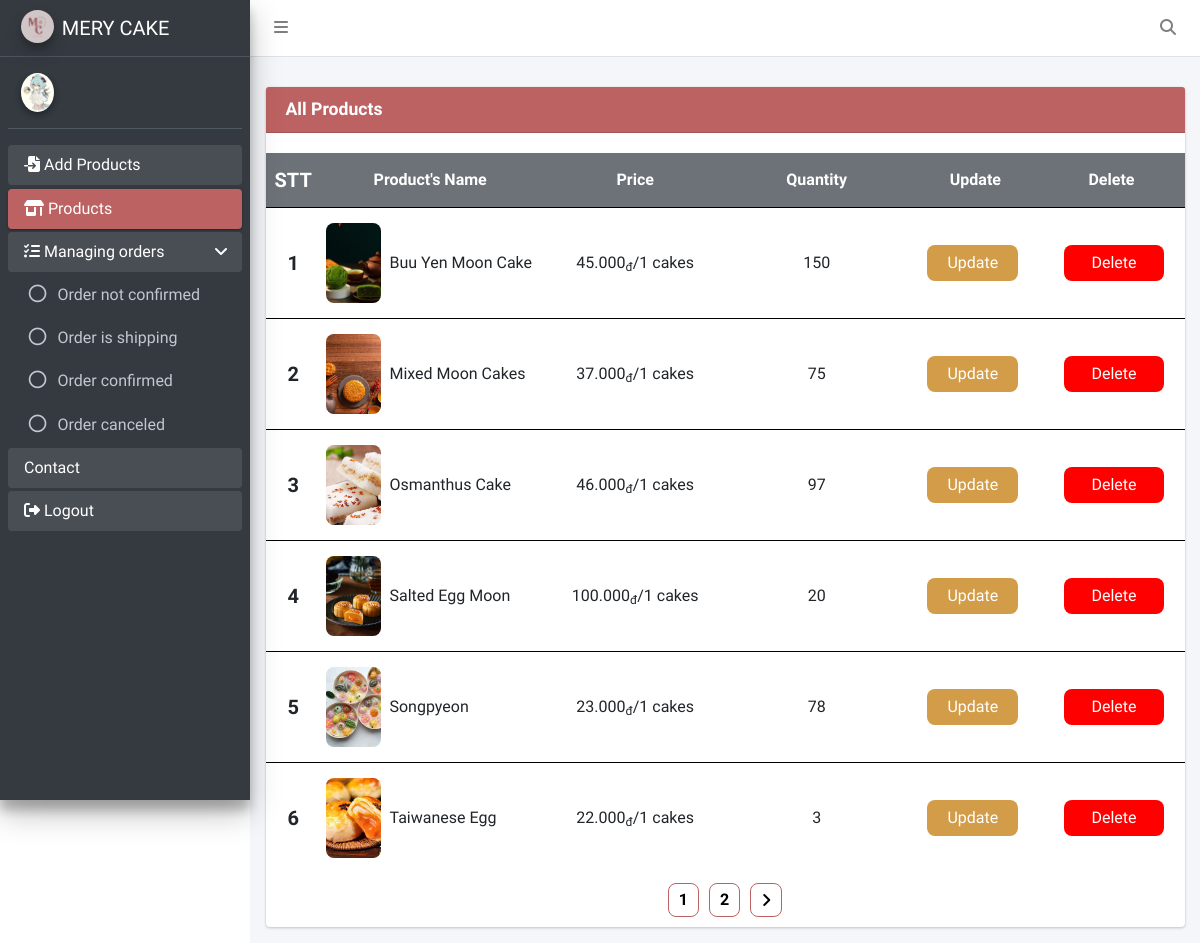
The app's page /view/admin_php/all_product.php with its own data.
### tables this page shows
CREATE TABLE `product` (
  `id` int(11) NOT NULL,
  `category_id` int(11) NOT NULL,
  `title` varchar(255) NOT NULL,
  `price` float NOT NULL,
  `discount` float NOT NULL,
  `description` text NOT NULL,
  `created_time` varchar(255) NOT NULL,
  `last_update` varchar(255) NOT NULL,
  `quantity` int(11) NOT NULL,
  `image` varchar(255) NOT NULL,
  `star` float NOT NULL,
  `Hot` varchar(255) NOT NULL COMMENT 'on: Hot\r\noff: no hot'
);

### db/connection.php (called while the page is built)
<?php
    class Connection{
        public $server = 'localhost';
        public $user = 'root';
        public $pass = '';
        public $database = 'do_an_cs2';
        function connect(){
            $con = new mysqli($this->server, $this->user,$this-> pass,$this-> database);
            if($con){
                mysqli_query($con, "SET NAMES 'utf8' ");
            }else{
                echo 'Kết nối không thành công';
            }
            return $con;
        }
    }
?>

### model/base.php (called while the page is built, shortened)
<?php
    class BaseModel{
        function execute($sql){
            $conn = new Connection();
            $cusor = mysqli_query($conn->connect(), $sql);
            return $cusor;
        }
        function select_all($table){
            $sql = "SELECT *FROM `$table`";
            return $this -> execute($sql);
        }
    }
?>

### model/shop_mode.php (called while the page is built, shortened)
<?php
    class Shop extends BaseModel{
        public $table_name = 'product';
        function select_request($sql){
            return $this->execute($sql);
        }
        function select_all_product(){
            return $this->select_all($this->table_name);
        }
    }
?>

### view/admin_php/all_product.php (the view, shortened to what this page needs)
<?php
    include '../../db/connection.php';
    include '../../model/base.php';
    include '../../model/shop_mode.php';
    $shop = new Shop();
    $current_page = !empty($_GET['page'])?$_GET['page']:1;
    $limit = 6;
    $request_query = $shop->select_all_product();
    $totalRecords = mysqli_num_rows($request_query);
    $totalPages = ceil($totalRecords/ $limit);
    $start = (($current_page -1)*$limit);
    $sql_all = "SELECT * FROM product  LIMIT $start,$limit";
    $res= $shop->select_request($sql_all);
?>
<!DOCTYPE html>
<html lang="en">
<head>
  <link rel="stylesheet" href="https://cdnjs.cloudflare.com/ajax/libs/twitter-bootstrap/5.1.0/css/bootstrap.min.css">
  <link rel="stylesheet" href="https://cdnjs.cloudflare.com/ajax/libs/font-awesome/6.4.2/css/all.min.css">
  <link rel="stylesheet" href="https://code.ionicframework.com/ionicons/2.0.1/css/ionicons.min.css">
  <link rel="stylesheet" href="../../html/css_admin/tempusdominus-bootstrap-4.min.css">
  <link rel="stylesheet" href="../../html/css_admin/adminlte.min.css">
  <link rel="stylesheet" href="../../html/css_admin/admin.css">
</head>
<body class="hold-transition sidebar-mini layout-fixed">
<div class="wrapper">
    <nav class="main-header navbar navbar-expand navbar-white navbar-light">
        <ul class="navbar-nav"  data-bs-toggle="collapse" data-bs-target="#collapsibleNavId" aria-controls="collapsibleNavId" aria-expanded="false" aria-label="Toggle navigation">
            <li class="nav-item">
                <a class="nav-link" data-widget="pushmenu" href="#" role="button">
                    <i class="fas fa-bars"></i>
                </a>
            </li>
        </ul>
        <ul class="navbar-nav ml-auto">
            <li class="nav-item">
                <a class="nav-link" data-widget="navbar-search" href="#" role="button">
                    <i class="fas fa-search"></i>
                </a>
            </li>
        </ul>
    </nav>
    <aside class="main-sidebar sidebar-dark-primar elevation-4"  id="collapsibleNavId">
        <a href="index3.html" class="brand-link">
        <img src="../../image/banner/logo.jpg" alt="AdminLTE Logo" class="brand-image img-circle elevation-3" style="opacity: .8">
        <span class="brand-text font-weight-light">MERY CAKE</span>
        </a>
        <div class="sidebar">
            <div class="user-panel mt-3 pb-3 mb-3 d-flex">
                <div class="image">
                    <img src="../../image/avatar/126d9638795b2dc43765f3a2f6544399.jpg" class="img-circle elevation-2" alt="User Image">
                </div>
                <div class="info">
                </div>
            </div>
            <nav class="mt-2">
                <ul class="nav nav-pills nav-sidebar flex-column" data-widget="treeview" role="menu" data-accordion="false">
                    <li class="nav-item menu-open">
                        <a href="add_product_admin.php" class="nav-link">
                            <i class="fa-solid fa-file-import"></i>
                            <p>
                                Add Products
                            </p>
                        </a>
                    </li>
                    <li class="nav-item menu-open">
                        <a href="all_product.php?product" class="nav-link active">
                            <i class="fa-solid fa-shop"></i>
                            <p>
                                Products
                            </p>
                        </a>
                    </li>
                    <li class="nav-item menu-open">
                        <a href="#" class="nav-link">
                            <i class="fa-solid fa-list-check"></i>
                            <p>
                                Managing orders
                                <i class="right fas fa-angle-left"></i>
                            </p>
                        </a>
                        <ul class="nav nav-treeview">
                            <li class="nav-item">
                                <a href="Purchase_Order.php" class="nav-link">
                                <i class="far fa-circle nav-icon"></i>
                                <p>Order not confirmed</p>
                                </a>
                            </li>
                            <li class="nav-item">
                                <a href="order_confirm.php" class="nav-link">
                                <i class="far fa-circle nav-icon"></i>
                                <p>Order is shipping</p>
                                </a>
                            </li>
                            <li class="nav-item">
                                <a href="Order_is_shipping.php" class="nav-link">
                                <i class="far fa-circle nav-icon"></i>
                                <p>Order confirmed</p>
                                </a>
                            </li>
                            <li class="nav-item">
                                <a href="cancel_order.php" class="nav-link">
                                <i class="far fa-circle nav-icon"></i>
                                <p>Order canceled</p>
                                </a>
                            </li>
                        </ul>
                    </li>
                    <li class="nav-item menu-open">
                        <a href="admin_contact.php" class="nav-link">
                            <p>
                                Contact
                            </p>
                        </a>
                    </li>
                    <li class="nav-item menu-open">
                        <a href="../php/logout.php" class="nav-link">
                            <i class="fa-solid fa-right-from-bracket"></i>
                            <p>
                                Logout
                            </p>
                        </a>
                    </li>
                </ul>
            </nav>
        </div>
    </aside>
    <div class="content-wrapper">
        <section class="content-header"></section>
        <section class="content">
            <div class="container-fluid">
                <div class="row">
                    <div class="col-md-12">
                        <div class="card card-primary">
                            <div class="card-header">
                                <h3 class="card-title font-weight-bold">All Products</h3>
                            </div>
                            <div class="show_product">
                                <div class="table_thread thread_first fw-bold border-0">
                                    <div class="STT">STT</div>
                                    <div class="product_name">Product's Name</div>
                                    <div class="price d-sm-none d-md-block">Price</div>
                                    <div class="quantity  d-sm-none d-md-block">Quantity</div>
                                    <div class="update_product">Update</div>
                                    <div class="delete_product">Delete</div>
                                </div>
                                <div class="table_body">
                                    <?php
                                        while($row = mysqli_fetch_array($res)){
                                            $start++;
                                    ?>
                                        <div class="table_thread">
                                            <div class="STT"><?= $start ?></div>
                                            <div class="product_name">
                                                <div class="img_product">
                                                    <img class="w-100" src="../../image/product/<?= $row['image'] ?>" alt="">
                                                </div>
                                                <div class="title_product w-100 ms-2">
                                                    <span for=""><?= $row['title'] ?></span>
                                                </div>
                                            </div>
                                            <div class="price d-sm-none d-md-block"><?= $row['price'] ?>.000<sub>đ</sub>/1 cakes</div>
                                            <div class="quantity d-sm-none d-md-block"><?= $row['quantity'] ?></div>
                                            <div class="update_product">
                                                <a href="update_product_admin.php?id_product=<?= $row['id'] ?>">Update</a>
                                            </div>
                                            <div class="delete_product">
                                                <div class="d-block">
                                                    <button type="submit" class="btn_delete_product" data-id ="<?= $row['id'] ?>">Delete </button>
                                                </div>
                                            </div>
                                        </div>
                                    <?php
                                        }
                                    ?>
                                </div>
                            </div>
                            <div class="page_number">
                                <?php
                                    if($totalRecords > 6){
                                        for ($i=1; $i <= $totalPages; $i++) {
                                            if($i != $current_page){
                                                if($i > $current_page - 2 &&  $i < $current_page + 2){
                                                    if(isset($_GET['page']) &&$_GET['page'] == $i ){
                                                        echo "<a href='all_product.php?page=$i' class='change_page' style='color:#fff' >$i</a>";
                                                    }else{
                                                        echo "<a href='all_product.php?page=$i'>$i</a>";
                                                    }
                                                }
                                            }else{
                                                if((isset($_GET['page']) &&$_GET['page'] == $i)){
                                                    echo "<a href='all_product?' class='change_page'  style='color:#fff'>$i</a>";
                                                }else{
                                                    echo "<a href='all_product?'>$i</a>";
                                                }
                                            }
                                        }
                                        if($current_page < $totalPages - 1 && $totalPages > 1){
                                            $next_page = $current_page + 1;
                                            echo '<a href="all_product.php?page='.$next_page.'"><i class="fa-solid fa-angle-right"></i></a>';
                                        }
                                    }
                                ?>
                            </div>
                        </div>
                    </div>
                </div>
            </div>
        </section>
    </div>
</div>
</body>
</html>

### html/css_admin/admin.css (style rules this page uses)
* { padding: 0; margin: 0; box-sizing: border-box; font-family: 'Dancing Script', cursive; font-family: 'Fira Sans', sans-serif; font-family: 'Poppins', sans-serif; font-family: 'Ysabeau', sans-serif; list-style: none; scroll-behavior: smooth; scroll-padding-top: 2rem; }
.card-primary:not(.card-outline)>.card-header { background-color: #bd6262; }
[class*=sidebar-dark-] .nav-sidebar>.nav-item>.nav-link.active { background-color: #bd6262; }
.card .show_product { margin-top: 20px; }
.card .show_product .table_thread { display: flex; align-items: center; padding: 10px 5px; border-top: 1px solid black; }
.card .show_product .thread_first { background-color: rgb(72, 79, 86,0.8); color: #fff; }
.card .show_product .table_thread .datetime, .card .show_product .table_thread .total_number, .card .show_product .table_thread .delete_product, .card .show_product .table_thread .update_product { width: 150px; display: flex; justify-content: space-around; align-items: center; }
.card .show_product .table_thread .update_product a { padding: 6px 20px; background-color: #d39c49; text-decoration: none; color: #fff; margin-right: 5px; border-radius: 8px; }
.card .show_product .table_thread .delete_product button { display: inline-block; width: 100px; height: 36px; border: none; background-color: red; color: #fff; margin-left: 5px; border-radius: 8px; text-align: center; }
.card .show_product .table_thread .STT { font-weight: 800; width: 50px; text-align: center; font-size: 20px; }
.card .show_product .table_thread .use_name, .card .show_product .table_thread .product_name { display: flex; align-items: center; justify-content: space-around; width: 250px; padding: 5px 10px; }
.card .show_product .table_thread .product_name .img_product img { height: 80px; object-fit: cover; object-position: center; border-radius: 8px; }
.card .show_product .table_thread .address, .card .show_product .table_thread .phone, .card .show_product .table_thread .create_time, .card .show_product .table_thread .quantity, .card .show_product .table_thread .price { width: 200px; text-align: center; }
.page_number { width: 100%; display: flex; justify-content: center; margin: 10px 0; }
.page_number a { border: 1px solid #bd6262; padding: 4px 10px; border-radius: 8px; color: black; font-weight: 700; display: flex; align-items: center; margin: 0 5px; transition: all .3s ease-in; }

### records on screen
product: image (picture), title "Buu Yen Moon Cake", price "45", quantity "150"
product: image (picture), title "Mixed Moon Cakes", price "37", quantity "75"
product: image (picture), title "Osmanthus Cake", price "46", quantity "97"
product: image (picture), title "Salted Egg Moon", price "100", quantity "20"
product: image (picture), title "Songpyeon", price "23", quantity "78"
product: image (picture), title "Taiwanese Egg", price "22", quantity "3"
